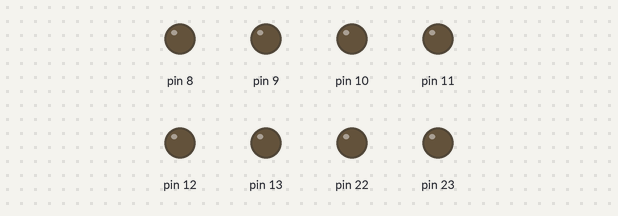
Recording of a sketch running on a simulated Arduino Uno, built with avr-gcc and run on an emulated ATmega328P. Parts: output pins drawn as LEDs (lit = HIGH).

Above: at 0.5 s.
At 129.5 s:
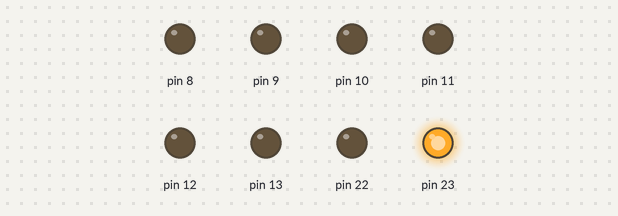
Timing chart, 0 to 130.0 s (numbered marks = the images above):
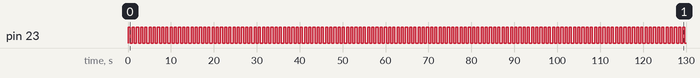

The sketch:

puntoC_puntoD.ino
```cpp
void setup(){
  Serial.begin(9600);
  DDRB = DDRB | B11111111; //data direction register B: Inputs 0-4 , 6-7, Output 5 (0 entrada y 1 salida)
}


//void loop(){
//  asm volatile(
//    "inicio: \n\t"
//
//    "sbi 0x05,0x04 \n\t" //digitalwrite (high)
//    "call tiempo \n\t"
//    "cbi 0x05,0x04 \n\t" //digitalwrite (low)
//    "call tiempo \n\t"
//
//    "sbi 0x05,0x04 \n\t"
//    "sbi 0x05,0x05 \n\t"
//    "call tiempo \n\t"
//    "cbi 0x05,0x04 \n\t"
//    "cbi 0x05,0x05 \n\t"
//    "call tiempo \n\t"
//
//    "sbi 0x05,0x04 \n\t"
//    "call tiempo \n\t"
//    "cbi 0x05,0x04 \n\t" //digitalwrite (low)
//
//    "call tiempo \n\t"
//    "sbi 0x05,0x04 \n\t"
//    "sbi 0x05,0x05 \n\t"
//    "sbi 0x05,0x06 \n\t"
//    "call tiempo \n\t"
//    "cbi 0x05,0x04 \n\t"
//    "cbi 0x05,0x05 \n\t"
//    "cbi 0x05,0x06 \n\t"
//    "call tiempo \n\t"
//
//    "sbi 0x05,0x04 \n\t" //digitalwrite (high)
//    "call tiempo \n\t"
//    "cbi 0x05,0x04 \n\t" //digitalwrite (low)
//    "call tiempo \n\t"
//
//    "sbi 0x05,0x04 \n\t"
//    "sbi 0x05,0x05 \n\t"
//    "call tiempo \n\t"
//    "cbi 0x05,0x04 \n\t"
//    "cbi 0x05,0x05 \n\t"
//    "call tiempo \n\t"
//
//    "sbi 0x05,0x04 \n\t"
//    "call tiempo \n\t"
//    "cbi 0x05,0x04 \n\t" //digitalwrite (low)
//
//    "call tiempo \n\t"
//    "sbi 0x05,0x04 \n\t"
//    "sbi 0x05,0x05 \n\t"
//    "sbi 0x05,0x06 \n\t"
//    "sbi 0x05,0x07 \n\t"
//    "call tiempo \n\t"
//    "cbi 0x05,0x04 \n\t"
//    "cbi 0x05,0x05 \n\t"
//    "cbi 0x05,0x06 \n\t"
//    "cbi 0x05,0x07 \n\t"
//    "call tiempo \n\t"
//
//    "jmp main \n\t"
//
//    "tiempo: \n\t"
//    "LDI r22, 15 \n\t"
//    "LOOP_3: \n\t"
//    "LDI r21, 155 \n\t"
//    "LOOP_2: \n\t"
//    "LDI r20, 230 \n\t"
//    "LOOP_1: \n\t"
//    "DEC r20 \n\t"
//    "BRNE LOOP_1 \n\t"
//    "DEC r21 \n\t"
//    "BRNE LOOP_2 \n\t"
//    "DEC r22 \n\t"
//    "BRNE LOOP_3 \n\t"
//    "ret \n\t"
//  );
//
//  //RUTINAS DE TIEMPO SEGUNDO Y EL MICRO CORRE A 16M, PERO NO OCUPAN TODO Y OCUPAN UNA CUARTA PARTE
//}


////PUNTO D
void loop(){
  asm (
  "inicio: \n\t"

  "sbi 0x05,0x07 \n\t"
  "call tiempo \n\t"
  "cbi 0x05,0x07 \n\t"
  "call tiempo \n\t"


  "jmp main \n\t"

  "tiempo: \n\t"
  "LDI r22, 40 \n\t"
  "LOOP_3: \n\t"
  "LDI r21, 255 \n\t"
  "LOOP_2: \n\t"
  "LDI r20, 255 \n\t"
  "LOOP_1: \n\t"
  "DEC r20 \n\t"
  "BRNE LOOP_1 \n\t"
  "DEC r21 \n\t"
  "BRNE LOOP_2 \n\t"
  "DEC r22 \n\t"
  "BRNE LOOP_3 \n\t"
  "ret \n\t"
  );
}
```

Measured:
- by itself, pin 23: alternates HIGH for 0.49 s and LOW for 0.49 s
